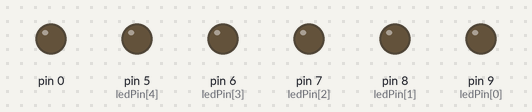
A sketch run on a simulated Arduino Uno, built with avr-gcc and run on an emulated ATmega328P. Shown: output pins drawn as LEDs (lit = HIGH).

Above: at 0.12 s.
At 1.37 s:
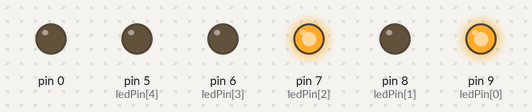
At 2.62 s:
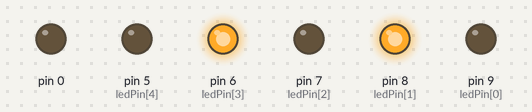
At 5.12 s:
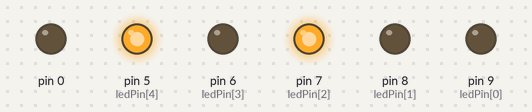
At 7.62 s:
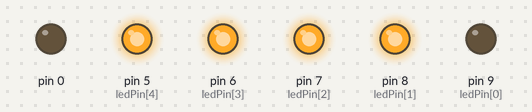
At 10.12 s:
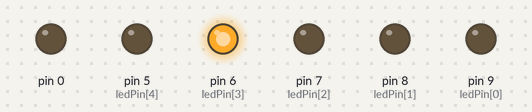
Timing chart, 0 to 10.4 s (numbered marks = the images above):
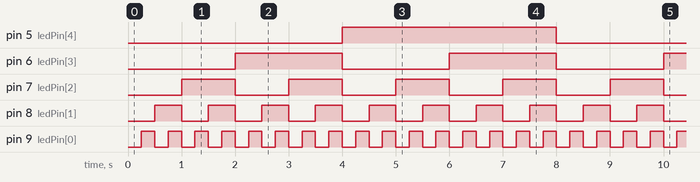

The sketch:

int_to_binary.ino
```cpp
int ledPin[] = {
  9,8,7,6,5};   //number of pins used to light led
int maxCount = 256; //used to loop through number
int delayInterval = 250; //time difference between each light change

void setup() {
  // put your setup code here, to run once:
for(int i = 0; i < 6; i++) //to make each pin as an output pin
{
  pinMode(ledPin[i],OUTPUT);
}
}

void loop() {
  // put your main code here, to run repeatedly:
for(int counter = 0; counter< maxCount; counter++)
{
  displayBinary(counter);
  delay(delayInterval);
  }
}
void displayBinary(byte numToShow)
{
  for (int i = 0; i < 5; i++)
  {
    //bitread used to cycle bit through each number
    //1 hai to led on and 0 hai to led off
    if (bitRead(numToShow, i)==1)
    {
      digitalWrite(ledPin[i],HIGH);
    }
    else
    {
      digitalWrite(ledPin[i],LOW);
    }
  }
}
```

Measured:
- by itself, pin 5 (ledPin[4]): alternates HIGH for 4.0 s and LOW for 4.0 s
- by itself, pin 6 (ledPin[3]): alternates HIGH for 2.0 s and LOW for 2.0 s
- by itself, pin 7 (ledPin[2]): alternates HIGH for 1.0 s and LOW for 1.0 s
- by itself, pin 8 (ledPin[1]): alternates HIGH for 0.50 s and LOW for 0.50 s
- by itself, pin 9 (ledPin[0]): alternates HIGH for 0.25 s and LOW for 0.25 s
